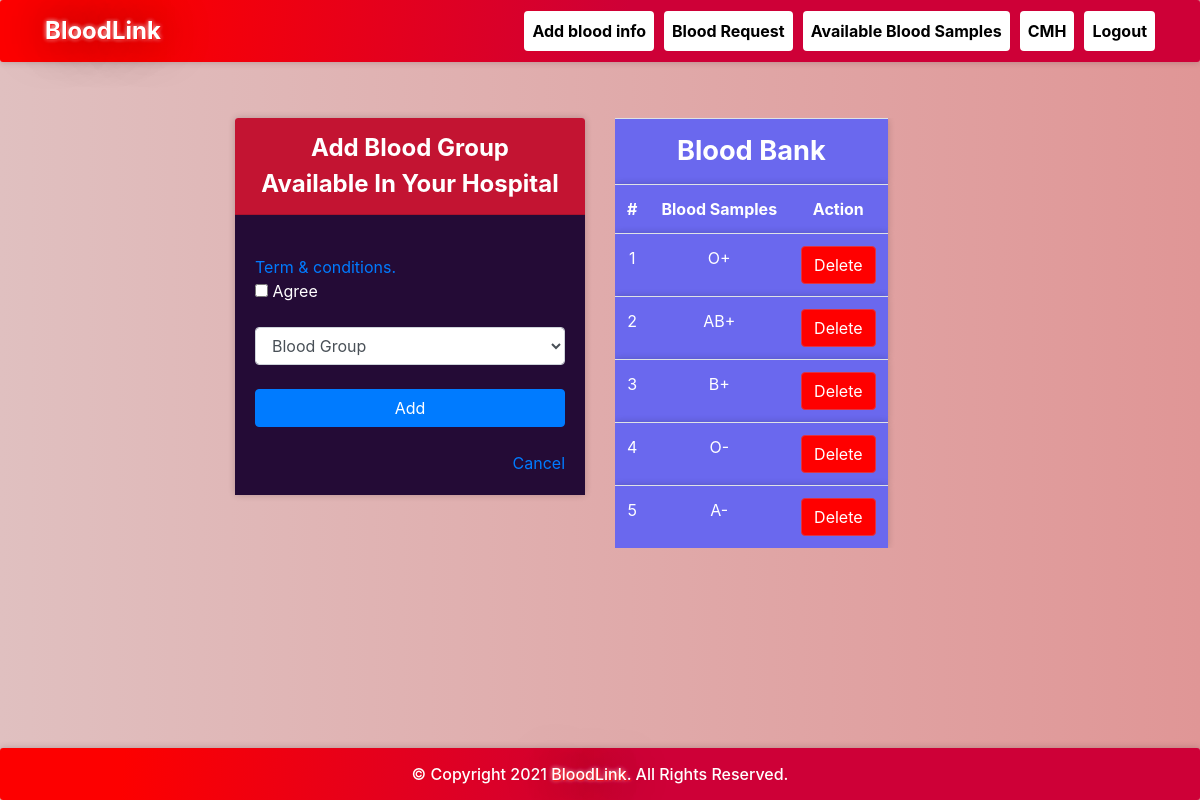
The page /bloodinfo.php (signed in) on the database its author committed.
### tables this page shows
CREATE TABLE `bloodinfo` (
  `bid` int(11) NOT NULL,
  `hid` int(11) NOT NULL,
  `bg` varchar(10) NOT NULL
);

### message.php (called while the page is built, shortened)
<?php $counter=0; if(isset($_GET['msg'])) { ?>
	<div class="col-5 alert alert alert-success alert-dismissible fade show card" id="message">
		<button type="button" class="close" data-dismiss="alert" title="close">&times;</button><?php echo $_GET['msg'];?>
	</div>
<?php }?>

### bloodinfo.php (the view, shortened to what this page needs)
<?php
  require 'file/connection.php';
  if(!isset($_SESSION['hid']))
  {
  header('location:login.php');
  }
  else {
?>
<!DOCTYPE html>
<html>
<?php require 'head.php'; ?>
<body>
  <?php require 'header.php'; ?>
    <div class="container cont">
      <?php require 'message.php'; ?>
      <div class="row justify-content-center">
         <div class="col-lg-4 col-md-5 col-sm-6 col-xs-7 mb-5">
          <div class="card">
            <div class="card-header title">Add blood group available in your hospital</div>
        <div class="card-body">
        <form action="file/infoAdd.php" method="post">
          <a data-toggle="collapse" href="#collapseExample" role="button" aria-expanded="false" aria-controls="collapseExample" title="click to see">Term & conditions. </a><br>
          <input type="checkbox" name="condition" value="agree" required> Agree<br><br>
          <select class="form-control" name="bg" required="">
                <option disabled selected>Blood Group</option>
          </select><br>
          <input type="submit" name="add" value="Add" class="btn btn-primary btn-block"><br>
          <a href="index.php" class="float-right" title="click here">Cancel</a>
        </form>
         </div>
       </div>
     </div>
<?php   if(isset($_SESSION['hid'])){
    $hid=$_SESSION['hid'];
    $sql = "select * from bloodinfo where hid='$hid'";
    $result = mysqli_query($conn, $sql);
  }
  ?>
    <div class="col-lg-4 col-md-5 col-sm-6 col-xs-7 mb-5">
          <table class="table table-striped table-responsive">
            <th colspan="4" class="title">Blood Bank</th>
            <tr>
              <th>#</th>
              <th>Blood Samples</th>
              <th>Action</th>
            </tr>
            <?php while($row = mysqli_fetch_array($result)) { ?>
            <tr>
              <td><?php echo ++$counter; ?></td>
              <td><?php echo $row['bg'];?></td>
              <td><a href="file/delete.php?bid=<?php echo $row['bid'];?>" class="btn btn-danger">Delete</a></td>
            </tr>
            <?php } ?>
          </table>
      </div>
   </div>
</div>
<?php require 'footer.php' ?>
</body>
<?php } ?>

### css/style.css (style rules this page uses)
body { background-image: linear-gradient(to right, rgb(224, 192, 192), rgb(224, 150, 150)); }
.cont { padding-top: 40px; text-align: justify; font-size: 1em; }
.card ,nav, .footer,tr,video { border-radius: 3px; transition: all 200ms ease-out; box-shadow: 0px 0px 7px rgba(0, 0, 0, 0.2); }
tr,th,td { border: none; text-align: center; background-color: rgb(106, 104, 238); }
.title { font-weight: bold; font-size: 1.7em; text-transform: capitalize; text-align: center; }
.card-header { font-weight: bolder; font-size: 1.5em; }
form { padding-top: 20px; }
a:link { text-decoration: none; }

### css/test.css (style rules this page uses)
.card-header { background-color: #c31432; color: white; }
.card-body { background: #240b36; color: white; }
.card { border: none; }
.table-striped { color: white; }
a.btn.btn-danger { background-color: red!important; }

### rows shown on the page
bloodinfo: bg "O+"
bloodinfo: bg "AB+"
bloodinfo: bg "B+"
bloodinfo: bg "O-"
bloodinfo: bg "A-"

### other values the page prints
$_SESSION['hname'] "CMH"
